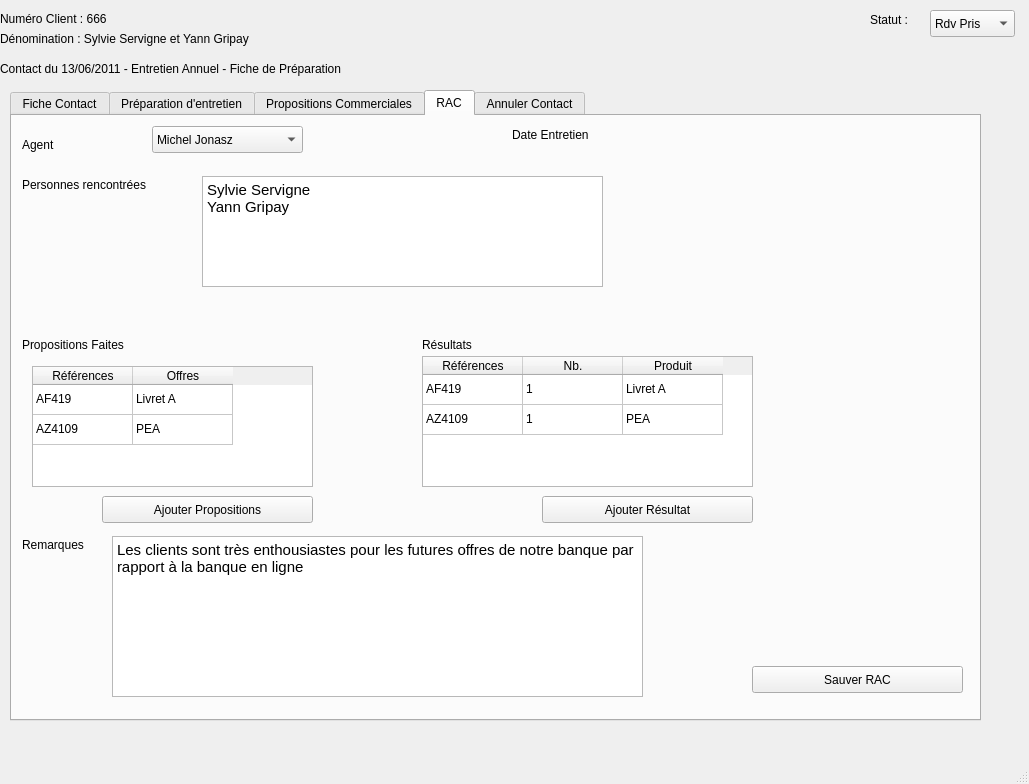
<?xml version="1.0" encoding="UTF-8"?>
<ui version="4.0">
 <class>MainWindow</class>
 <widget class="QMainWindow" name="MainWindow">
  <property name="geometry">
   <rect>
    <x>0</x>
    <y>0</y>
    <width>1029</width>
    <height>784</height>
   </rect>
  </property>
  <property name="windowTitle">
   <string>MainWindow</string>
  </property>
  <widget class="QWidget" name="centralwidget">
   <widget class="QLabel" name="label">
    <property name="geometry">
     <rect>
      <x>0</x>
      <y>10</y>
      <width>151</width>
      <height>17</height>
     </rect>
    </property>
    <property name="text">
     <string>Numéro Client : 666</string>
    </property>
   </widget>
   <widget class="QLabel" name="label_3">
    <property name="geometry">
     <rect>
      <x>870</x>
      <y>10</y>
      <width>131</width>
      <height>20</height>
     </rect>
    </property>
    <property name="text">
     <string>Statut : </string>
    </property>
   </widget>
   <widget class="QLabel" name="label_2">
    <property name="geometry">
     <rect>
      <x>0</x>
      <y>30</y>
      <width>411</width>
      <height>17</height>
     </rect>
    </property>
    <property name="text">
     <string>Dénomination : Sylvie Servigne et Yann Gripay</string>
    </property>
   </widget>
   <widget class="QLabel" name="label_4">
    <property name="geometry">
     <rect>
      <x>0</x>
      <y>60</y>
      <width>431</width>
      <height>17</height>
     </rect>
    </property>
    <property name="text">
     <string>Contact du 13/06/2011 - Entretien Annuel - Fiche de Préparation</string>
    </property>
   </widget>
   <widget class="QTabWidget" name="tabWidget">
    <property name="geometry">
     <rect>
      <x>10</x>
      <y>90</y>
      <width>971</width>
      <height>631</height>
     </rect>
    </property>
    <property name="currentIndex">
     <number>3</number>
    </property>
    <widget class="QWidget" name="tab_3">
     <attribute name="title">
      <string>Fiche Contact</string>
     </attribute>
     <widget class="QLabel" name="label_8">
      <property name="geometry">
       <rect>
        <x>10</x>
        <y>110</y>
        <width>431</width>
        <height>17</height>
       </rect>
      </property>
      <property name="text">
       <string>Contact du 13/06/2011 - Entretien Annuel - Fiche de Préparation</string>
      </property>
     </widget>
     <widget class="QLabel" name="label_9">
      <property name="geometry">
       <rect>
        <x>10</x>
        <y>160</y>
        <width>301</width>
        <height>17</height>
       </rect>
      </property>
      <property name="text">
       <string>Agent : Michel Jonasz</string>
      </property>
     </widget>
     <widget class="QPushButton" name="pushButton_4">
      <property name="geometry">
       <rect>
        <x>10</x>
        <y>200</y>
        <width>201</width>
        <height>27</height>
       </rect>
      </property>
      <property name="text">
       <string>Visualiser Client</string>
      </property>
     </widget>
     <widget class="QPushButton" name="pushButton_5">
      <property name="geometry">
       <rect>
        <x>10</x>
        <y>230</y>
        <width>201</width>
        <height>27</height>
       </rect>
      </property>
      <property name="text">
       <string>Rédiger RAC</string>
      </property>
     </widget>
     <widget class="QLabel" name="label_5">
      <property name="geometry">
       <rect>
        <x>10</x>
        <y>10</y>
        <width>151</width>
        <height>17</height>
       </rect>
      </property>
      <property name="text">
       <string>Numéro Client : 666</string>
      </property>
     </widget>
     <widget class="QLabel" name="label_6">
      <property name="geometry">
       <rect>
        <x>10</x>
        <y>30</y>
        <width>411</width>
        <height>17</height>
       </rect>
      </property>
      <property name="text">
       <string>Dénomination : Sylvie Servigne et Yann Gripay</string>
      </property>
     </widget>
    </widget>
    <widget class="QWidget" name="tab">
     <attribute name="title">
      <string>Préparation d'entretien</string>
     </attribute>
     <widget class="QGroupBox" name="groupBox_3">
      <property name="geometry">
       <rect>
        <x>10</x>
        <y>290</y>
        <width>311</width>
        <height>91</height>
       </rect>
      </property>
      <property name="title">
       <string>Actions</string>
      </property>
      <widget class="QPushButton" name="pushButton_2">
       <property name="geometry">
        <rect>
         <x>0</x>
         <y>20</y>
         <width>201</width>
         <height>27</height>
        </rect>
       </property>
       <property name="text">
        <string>Visualiser Client</string>
       </property>
      </widget>
     </widget>
     <widget class="QGroupBox" name="groupBox_2">
      <property name="geometry">
       <rect>
        <x>330</x>
        <y>20</y>
        <width>331</width>
        <height>401</height>
       </rect>
      </property>
      <property name="title">
       <string>Annotations</string>
      </property>
      <widget class="QTextEdit" name="textEdit">
       <property name="geometry">
        <rect>
         <x>10</x>
         <y>20</y>
         <width>311</width>
         <height>351</height>
        </rect>
       </property>
       <property name="html">
        <string>&lt;!DOCTYPE HTML PUBLIC &quot;-//W3C//DTD HTML 4.0//EN&quot; &quot;http://www.w3.org/TR/REC-html40/strict.dtd&quot;&gt;
&lt;html&gt;&lt;head&gt;&lt;meta name=&quot;qrichtext&quot; content=&quot;1&quot; /&gt;&lt;style type=&quot;text/css&quot;&gt;
p, li { white-space: pre-wrap; }
&lt;/style&gt;&lt;/head&gt;&lt;body style=&quot; font-family:'Sans'; font-size:10pt; font-weight:400; font-style:normal;&quot;&gt;
&lt;p style=&quot; margin-top:0px; margin-bottom:0px; margin-left:0px; margin-right:0px; -qt-block-indent:0; text-indent:0px;&quot;&gt;&lt;span style=&quot; font-family:'Ubuntu'; font-size:11pt;&quot;&gt;Poser des questions sur l'état de santé des enfants&lt;/span&gt;&lt;/p&gt;&lt;/body&gt;&lt;/html&gt;</string>
       </property>
      </widget>
     </widget>
    </widget>
    <widget class="QWidget" name="tab_4">
     <attribute name="title">
      <string>Propositions Commerciales</string>
     </attribute>
     <widget class="QGroupBox" name="groupBox">
      <property name="geometry">
       <rect>
        <x>20</x>
        <y>30</y>
        <width>381</width>
        <height>261</height>
       </rect>
      </property>
      <property name="title">
       <string>Propositions Commerciales</string>
      </property>
      <widget class="QTableWidget" name="tableWidget">
       <property name="geometry">
        <rect>
         <x>0</x>
         <y>30</y>
         <width>371</width>
         <height>192</height>
        </rect>
       </property>
       <attribute name="horizontalHeaderStretchLastSection">
        <bool>true</bool>
       </attribute>
       <attribute name="verticalHeaderVisible">
        <bool>false</bool>
       </attribute>
       <row>
        <property name="text">
         <string>Ligne1</string>
        </property>
       </row>
       <row>
        <property name="text">
         <string>Ligne2</string>
        </property>
       </row>
       <column>
        <property name="text">
         <string>Références</string>
        </property>
       </column>
       <column>
        <property name="text">
         <string>Offres</string>
        </property>
       </column>
       <column>
        <property name="text">
         <string>Statut</string>
        </property>
       </column>
       <item row="0" column="0">
        <property name="text">
         <string>AF419</string>
        </property>
       </item>
       <item row="0" column="1">
        <property name="text">
         <string>Livret A</string>
        </property>
       </item>
       <item row="0" column="2">
        <property name="text">
         <string>A proposer</string>
        </property>
       </item>
       <item row="1" column="0">
        <property name="text">
         <string>AZ4109</string>
        </property>
       </item>
       <item row="1" column="1">
        <property name="text">
         <string>PEA</string>
        </property>
       </item>
       <item row="1" column="2">
        <property name="text">
         <string>Proposé</string>
        </property>
       </item>
      </widget>
      <widget class="QPushButton" name="pushButton">
       <property name="geometry">
        <rect>
         <x>270</x>
         <y>230</y>
         <width>98</width>
         <height>27</height>
        </rect>
       </property>
       <property name="text">
        <string>Ajouter Offres</string>
       </property>
      </widget>
     </widget>
     <widget class="QLabel" name="label_15">
      <property name="geometry">
       <rect>
        <x>450</x>
        <y>50</y>
        <width>181</width>
        <height>17</height>
       </rect>
      </property>
      <property name="text">
       <string>AF419 Livret A</string>
      </property>
     </widget>
     <widget class="QTextEdit" name="textEdit_4">
      <property name="geometry">
       <rect>
        <x>450</x>
        <y>80</y>
        <width>431</width>
        <height>291</height>
       </rect>
      </property>
      <property name="html">
       <string>&lt;!DOCTYPE HTML PUBLIC &quot;-//W3C//DTD HTML 4.0//EN&quot; &quot;http://www.w3.org/TR/REC-html40/strict.dtd&quot;&gt;
&lt;html&gt;&lt;head&gt;&lt;meta name=&quot;qrichtext&quot; content=&quot;1&quot; /&gt;&lt;style type=&quot;text/css&quot;&gt;
p, li { white-space: pre-wrap; }
&lt;/style&gt;&lt;/head&gt;&lt;body style=&quot; font-family:'Sans'; font-size:10pt; font-weight:400; font-style:normal;&quot;&gt;
&lt;p style=&quot; margin-top:0px; margin-bottom:0px; margin-left:0px; margin-right:0px; -qt-block-indent:0; text-indent:0px;&quot;&gt;&lt;span style=&quot; font-family:'Ubuntu'; font-size:11pt;&quot;&gt;Commentaire sur la proposition commerciale&lt;/span&gt;&lt;/p&gt;
&lt;p style=&quot;-qt-paragraph-type:empty; margin-top:0px; margin-bottom:0px; margin-left:0px; margin-right:0px; -qt-block-indent:0; text-indent:0px; font-family:'Ubuntu'; font-size:11pt;&quot;&gt;&lt;/p&gt;&lt;/body&gt;&lt;/html&gt;</string>
      </property>
     </widget>
     <widget class="QPushButton" name="pushButton_3">
      <property name="geometry">
       <rect>
        <x>780</x>
        <y>380</y>
        <width>98</width>
        <height>27</height>
       </rect>
      </property>
      <property name="text">
       <string>Souscrit</string>
      </property>
     </widget>
     <widget class="QPushButton" name="pushButton_9">
      <property name="geometry">
       <rect>
        <x>670</x>
        <y>380</y>
        <width>98</width>
        <height>27</height>
       </rect>
      </property>
      <property name="text">
       <string>Refuse</string>
      </property>
     </widget>
    </widget>
    <widget class="QWidget" name="tab_2">
     <attribute name="title">
      <string>RAC</string>
     </attribute>
     <widget class="QLabel" name="label_7">
      <property name="geometry">
       <rect>
        <x>500</x>
        <y>10</y>
        <width>141</width>
        <height>17</height>
       </rect>
      </property>
      <property name="text">
       <string>Date Entretien</string>
      </property>
     </widget>
     <widget class="QLabel" name="label_10">
      <property name="geometry">
       <rect>
        <x>10</x>
        <y>20</y>
        <width>67</width>
        <height>17</height>
       </rect>
      </property>
      <property name="text">
       <string>Agent</string>
      </property>
     </widget>
     <widget class="QComboBox" name="comboBox">
      <property name="geometry">
       <rect>
        <x>140</x>
        <y>10</y>
        <width>151</width>
        <height>27</height>
       </rect>
      </property>
      <item>
       <property name="text">
        <string>Michel Jonasz</string>
       </property>
      </item>
     </widget>
     <widget class="QLabel" name="label_11">
      <property name="geometry">
       <rect>
        <x>10</x>
        <y>60</y>
        <width>161</width>
        <height>17</height>
       </rect>
      </property>
      <property name="text">
       <string>Personnes rencontrées</string>
      </property>
     </widget>
     <widget class="QTextEdit" name="textEdit_2">
      <property name="geometry">
       <rect>
        <x>190</x>
        <y>60</y>
        <width>401</width>
        <height>111</height>
       </rect>
      </property>
      <property name="html">
       <string>&lt;!DOCTYPE HTML PUBLIC &quot;-//W3C//DTD HTML 4.0//EN&quot; &quot;http://www.w3.org/TR/REC-html40/strict.dtd&quot;&gt;
&lt;html&gt;&lt;head&gt;&lt;meta name=&quot;qrichtext&quot; content=&quot;1&quot; /&gt;&lt;style type=&quot;text/css&quot;&gt;
p, li { white-space: pre-wrap; }
&lt;/style&gt;&lt;/head&gt;&lt;body style=&quot; font-family:'Sans'; font-size:10pt; font-weight:400; font-style:normal;&quot;&gt;
&lt;p style=&quot; margin-top:0px; margin-bottom:0px; margin-left:0px; margin-right:0px; -qt-block-indent:0; text-indent:0px;&quot;&gt;&lt;span style=&quot; font-family:'Ubuntu'; font-size:11pt;&quot;&gt;Sylvie Servigne&lt;br /&gt;Yann Gripay&lt;/span&gt;&lt;/p&gt;&lt;/body&gt;&lt;/html&gt;</string>
      </property>
     </widget>
     <widget class="QLabel" name="label_12">
      <property name="geometry">
       <rect>
        <x>10</x>
        <y>220</y>
        <width>161</width>
        <height>17</height>
       </rect>
      </property>
      <property name="text">
       <string>Propositions Faites</string>
      </property>
     </widget>
     <widget class="QTableWidget" name="tableWidget_2">
      <property name="geometry">
       <rect>
        <x>20</x>
        <y>250</y>
        <width>281</width>
        <height>121</height>
       </rect>
      </property>
      <attribute name="verticalHeaderVisible">
       <bool>false</bool>
      </attribute>
      <row>
       <property name="text">
        <string>Ligne1</string>
       </property>
      </row>
      <row>
       <property name="text">
        <string>Ligne2</string>
       </property>
      </row>
      <column>
       <property name="text">
        <string>Références</string>
       </property>
      </column>
      <column>
       <property name="text">
        <string>Offres</string>
       </property>
      </column>
      <item row="0" column="0">
       <property name="text">
        <string>AF419</string>
       </property>
      </item>
      <item row="0" column="1">
       <property name="text">
        <string>Livret A</string>
       </property>
      </item>
      <item row="1" column="0">
       <property name="text">
        <string>AZ4109</string>
       </property>
      </item>
      <item row="1" column="1">
       <property name="text">
        <string>PEA</string>
       </property>
      </item>
     </widget>
     <widget class="QPushButton" name="pushButton_6">
      <property name="geometry">
       <rect>
        <x>90</x>
        <y>380</y>
        <width>211</width>
        <height>27</height>
       </rect>
      </property>
      <property name="text">
       <string>Ajouter Propositions</string>
      </property>
     </widget>
     <widget class="QLabel" name="label_13">
      <property name="geometry">
       <rect>
        <x>410</x>
        <y>220</y>
        <width>161</width>
        <height>17</height>
       </rect>
      </property>
      <property name="text">
       <string>Résultats</string>
      </property>
     </widget>
     <widget class="QTableWidget" name="tableWidget_3">
      <property name="geometry">
       <rect>
        <x>410</x>
        <y>240</y>
        <width>331</width>
        <height>131</height>
       </rect>
      </property>
      <attribute name="verticalHeaderVisible">
       <bool>false</bool>
      </attribute>
      <row>
       <property name="text">
        <string>Ligne1</string>
       </property>
      </row>
      <row>
       <property name="text">
        <string>Ligne2</string>
       </property>
      </row>
      <column>
       <property name="text">
        <string>Références</string>
       </property>
      </column>
      <column>
       <property name="text">
        <string>Nb.</string>
       </property>
      </column>
      <column>
       <property name="text">
        <string>Produit</string>
       </property>
      </column>
      <item row="0" column="0">
       <property name="text">
        <string>AF419</string>
       </property>
      </item>
      <item row="0" column="1">
       <property name="text">
        <string>1</string>
       </property>
      </item>
      <item row="0" column="2">
       <property name="text">
        <string>Livret A</string>
       </property>
      </item>
      <item row="1" column="0">
       <property name="text">
        <string>AZ4109</string>
       </property>
      </item>
      <item row="1" column="1">
       <property name="text">
        <string>1</string>
       </property>
      </item>
      <item row="1" column="2">
       <property name="text">
        <string>PEA</string>
       </property>
      </item>
     </widget>
     <widget class="QPushButton" name="pushButton_7">
      <property name="geometry">
       <rect>
        <x>530</x>
        <y>380</y>
        <width>211</width>
        <height>27</height>
       </rect>
      </property>
      <property name="text">
       <string>Ajouter Résultat</string>
      </property>
     </widget>
     <widget class="QLabel" name="label_14">
      <property name="geometry">
       <rect>
        <x>10</x>
        <y>420</y>
        <width>161</width>
        <height>17</height>
       </rect>
      </property>
      <property name="text">
       <string>Remarques</string>
      </property>
     </widget>
     <widget class="QTextEdit" name="textEdit_3">
      <property name="geometry">
       <rect>
        <x>100</x>
        <y>420</y>
        <width>531</width>
        <height>161</height>
       </rect>
      </property>
      <property name="html">
       <string>&lt;!DOCTYPE HTML PUBLIC &quot;-//W3C//DTD HTML 4.0//EN&quot; &quot;http://www.w3.org/TR/REC-html40/strict.dtd&quot;&gt;
&lt;html&gt;&lt;head&gt;&lt;meta name=&quot;qrichtext&quot; content=&quot;1&quot; /&gt;&lt;style type=&quot;text/css&quot;&gt;
p, li { white-space: pre-wrap; }
&lt;/style&gt;&lt;/head&gt;&lt;body style=&quot; font-family:'Sans'; font-size:10pt; font-weight:400; font-style:normal;&quot;&gt;
&lt;p style=&quot; margin-top:0px; margin-bottom:0px; margin-left:0px; margin-right:0px; -qt-block-indent:0; text-indent:0px;&quot;&gt;&lt;span style=&quot; font-family:'Ubuntu'; font-size:11pt;&quot;&gt;Les clients sont très enthousiastes pour les futures offres de notre banque par rapport à la banque en ligne&lt;/span&gt;&lt;/p&gt;&lt;/body&gt;&lt;/html&gt;</string>
      </property>
     </widget>
     <widget class="QPushButton" name="pushButton_8">
      <property name="geometry">
       <rect>
        <x>740</x>
        <y>550</y>
        <width>211</width>
        <height>27</height>
       </rect>
      </property>
      <property name="text">
       <string>Sauver RAC</string>
      </property>
     </widget>
    </widget>
    <widget class="QWidget" name="tab_5">
     <attribute name="title">
      <string>Annuler Contact</string>
     </attribute>
     <widget class="QPushButton" name="pushButton_10">
      <property name="geometry">
       <rect>
        <x>400</x>
        <y>240</y>
        <width>151</width>
        <height>27</height>
       </rect>
      </property>
      <property name="text">
       <string>Annuler le Contact</string>
      </property>
     </widget>
     <widget class="QLabel" name="label_16">
      <property name="geometry">
       <rect>
        <x>10</x>
        <y>10</y>
        <width>211</width>
        <height>17</height>
       </rect>
      </property>
      <property name="text">
       <string>Raison d'annulation du contact</string>
      </property>
     </widget>
     <widget class="QTextEdit" name="textEdit_5">
      <property name="geometry">
       <rect>
        <x>10</x>
        <y>40</y>
        <width>551</width>
        <height>191</height>
       </rect>
      </property>
      <property name="html">
       <string>&lt;!DOCTYPE HTML PUBLIC &quot;-//W3C//DTD HTML 4.0//EN&quot; &quot;http://www.w3.org/TR/REC-html40/strict.dtd&quot;&gt;
&lt;html&gt;&lt;head&gt;&lt;meta name=&quot;qrichtext&quot; content=&quot;1&quot; /&gt;&lt;style type=&quot;text/css&quot;&gt;
p, li { white-space: pre-wrap; }
&lt;/style&gt;&lt;/head&gt;&lt;body style=&quot; font-family:'Sans'; font-size:10pt; font-weight:400; font-style:normal;&quot;&gt;
&lt;p style=&quot; margin-top:0px; margin-bottom:0px; margin-left:0px; margin-right:0px; -qt-block-indent:0; text-indent:0px;&quot;&gt;&lt;span style=&quot; font-family:'Ubuntu'; font-size:11pt;&quot;&gt;Enfants Malades&lt;/span&gt;&lt;/p&gt;&lt;/body&gt;&lt;/html&gt;</string>
      </property>
     </widget>
    </widget>
   </widget>
   <widget class="QComboBox" name="comboBox_2">
    <property name="geometry">
     <rect>
      <x>930</x>
      <y>10</y>
      <width>85</width>
      <height>27</height>
     </rect>
    </property>
    <item>
     <property name="text">
      <string>Rdv Pris</string>
     </property>
    </item>
   </widget>
  </widget>
  <widget class="QMenuBar" name="menubar">
   <property name="geometry">
    <rect>
     <x>0</x>
     <y>0</y>
     <width>1029</width>
     <height>31</height>
    </rect>
   </property>
  </widget>
  <widget class="QStatusBar" name="statusbar"/>
 </widget>
 <resources/>
 <connections/>
</ui>
